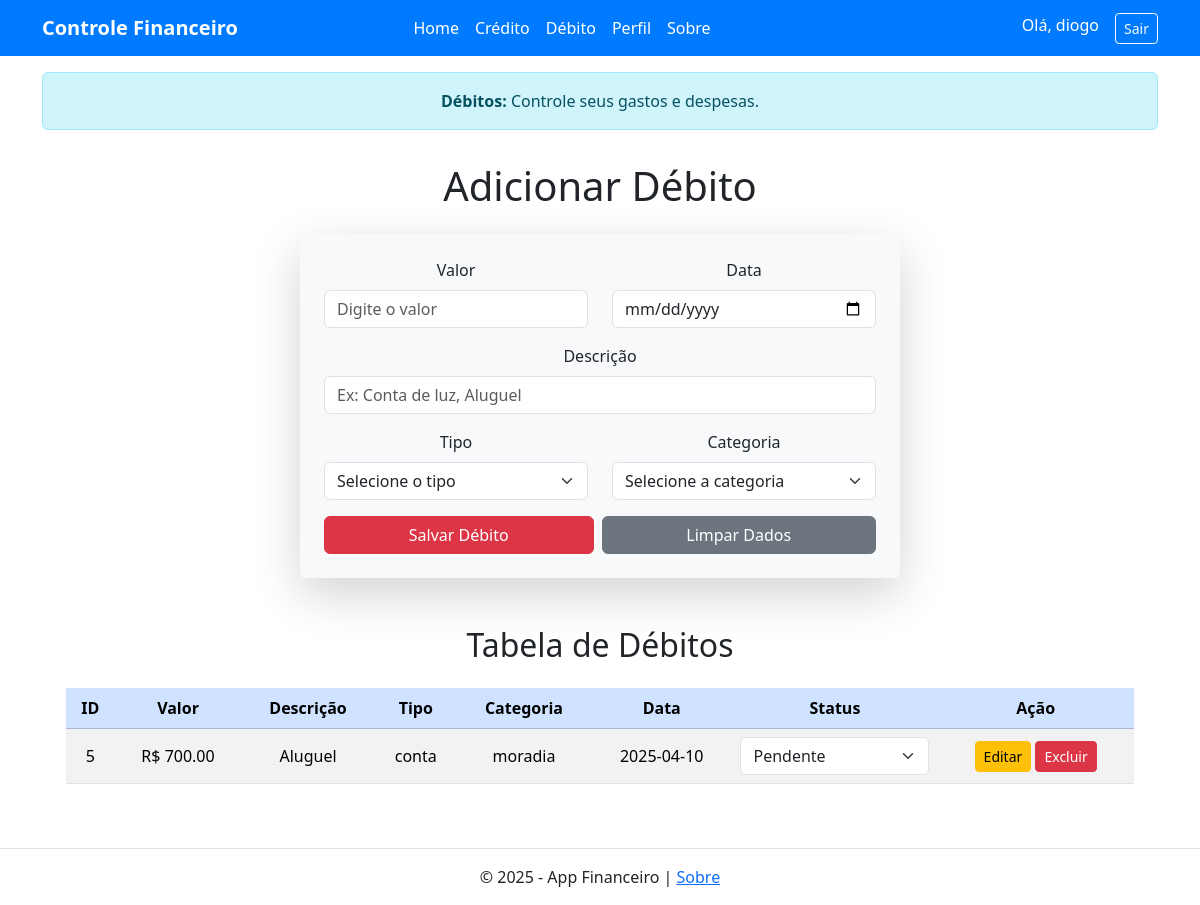
Screenshot of /debito (signed in) with the database file from the repository.
### tables this page shows
CREATE TABLE debitos (
            id INTEGER PRIMARY KEY AUTOINCREMENT,
            valor REAL NOT NULL,
            descricao TEXT NOT NULL,
            tipo TEXT NOT NULL,
            categoria TEXT NOT NULL,
            data TEXT NOT NULL,
            status TEXT NOT NULL DEFAULT 'pendente',
            data_agendada TEXT
        , usuario_id TEXT);

### app.py (the view, shortened to what this page needs)
@app.route("/debito", methods=["GET", "POST"])
def debito():
    if 'usuario' not in session:
        return redirect(url_for('login'))
    usuario_id = session['usuario']['id']
    query_debitos = "SELECT * FROM debitos WHERE usuario_id = ?"
    debitos = executar_consulta(query_debitos, (usuario_id,), fetchall=True)
    return render_template("debito.html", debitos=debitos)

### utils.py (called while the page is built)
def executar_consulta(query, parametros=(), fetchone=False, fetchall=False, commit=False):
    conexao = sqlite3.connect('financeiro.db')
    cursor = conexao.cursor()
    cursor.execute(query, parametros)
    resultado = None
    if fetchone:
        resultado = cursor.fetchone()
    elif fetchall:
        resultado = cursor.fetchall()
    if commit:
        conexao.commit()
    conexao.close()
    return resultado

### templates/debito.html (shortened to what this page needs)
{% extends 'base.html' %}
{% block alert %}
    <div class="container mt-3">
        <div class="alert alert-info text-center" role="alert">
            <strong>Débitos:</strong> Controle seus gastos e despesas.
        </div>
    </div>
{% endblock %}
{% block content %}
    <div class="container mt-3">
        <h1 class="mb-4 text-center">Adicionar Débito</h1>
        <form method="POST" class="p-4 rounded shadow-lg bg-light mx-auto" id="debitoForm">
            <div class="row">
                <div class="col-md-6 mb-3">
                    <label for="valor" class="form-label">Valor</label>
                    <input type="number" class="form-control" id="valor" name="valor" placeholder="Digite o valor" required>
                </div>
                <div class="col-md-6 mb-3">
                    <label for="data" class="form-label">Data</label>
                    <input type="date" class="form-control" id="data" name="data" required>
                </div>
            </div>
            <div class="mb-3">
                <label for="descricao" class="form-label">Descrição</label>
                <input type="text" class="form-control" id="descricao" name="descricao" placeholder="Ex: Conta de luz, Aluguel" required>
            </div>
            <div class="row">
                <div class="col-md-6 mb-3">
                    <label for="tipo" class="form-label">Tipo</label>
                    <select class="form-select" id="tipo" name="tipo" required>
                        <option value="" selected disabled>Selecione o tipo</option>
                    </select>
                </div>
                <div class="col-md-6 mb-3">
                    <label for="categoria" class="form-label">Categoria</label>
                    <select class="form-select" id="categoria" name="categoria" required>
                        <option value="" selected disabled>Selecione a categoria</option>
                    </select>
                </div>
            </div>
            <div class="d-flex gap-2">
                <button type="submit" class="btn btn-danger flex-grow-1">Salvar Débito</button>
                <button type="reset" class="btn btn-secondary flex-grow-1">Limpar Dados</button>
            </div>
        </form>
        <div class="container mt-5">
            <h2 class="text-center mb-4">Tabela de Débitos</h2>
            <table class="table table-striped tabel-bordered text-center align-middle">
                <thead class="table-primary">
                <tr>
                    <th>ID</th>
                    <th>Valor</th>
                    <th>Descrição</th>
                    <th>Tipo</th>
                    <th>Categoria</th>
                    <th>Data</th>
                    <th>Status</th>
                    <th>Ação</th>
                </tr>
                </thead>
                <tbody>
                    {% for debito in debitos %}
                    <tr>
                        <td>{{ debito[0] }}</td>
                        <td>R$ {{ "%.2f"|format(debito[1]) }}</td>
                        <td>{{ debito[2] }}</td>
                        <td>{{ debito[3] }}</td>
                        <td>{{ debito[4] }}</td>
                        <td>{{ debito[5] }}</td>
                        <td>
                            <form method="POST" action="{{ url_for('atualizar_status_debito', id=debito[0]) }}">
                                <select name="status" class="form-select" onchange="this.form.submit()">
                                    <option value="Pendente" {% if debito[6] == 'Pendente' %}selected{% endif %}>Pendente</option>
                                </select>
                            </form>
                        </td>
                        <td>
                            <a href="{{ url_for('editar_debito', id=debito[0]) }}" class="btn btn-warning btn-sm">Editar</a>
                            <button class="btn btn-danger btn-sm" data-bs-toggle="modal" data-bs-target="#confirmarExclusao{{ debito[0] }}">
                                Excluir
                            </button>
                        </td>
                    </tr>
                    {% endfor %}
                </tbody>
            </table>
        </div>
    </div>
{% endblock %}

### static/css/style.css (style rules this page uses)
#creditoForm, #debitoForm, #editarCreditoForm, #editarDebitoForm { max-width: 600px; }

### rows the page displays
debitos: id "5", valor "700.00", descricao "Aluguel", tipo "conta", categoria "moradia", data "2025-04-10"

### other values shown
{{ session['usuario']['username'] }} "diogo"
